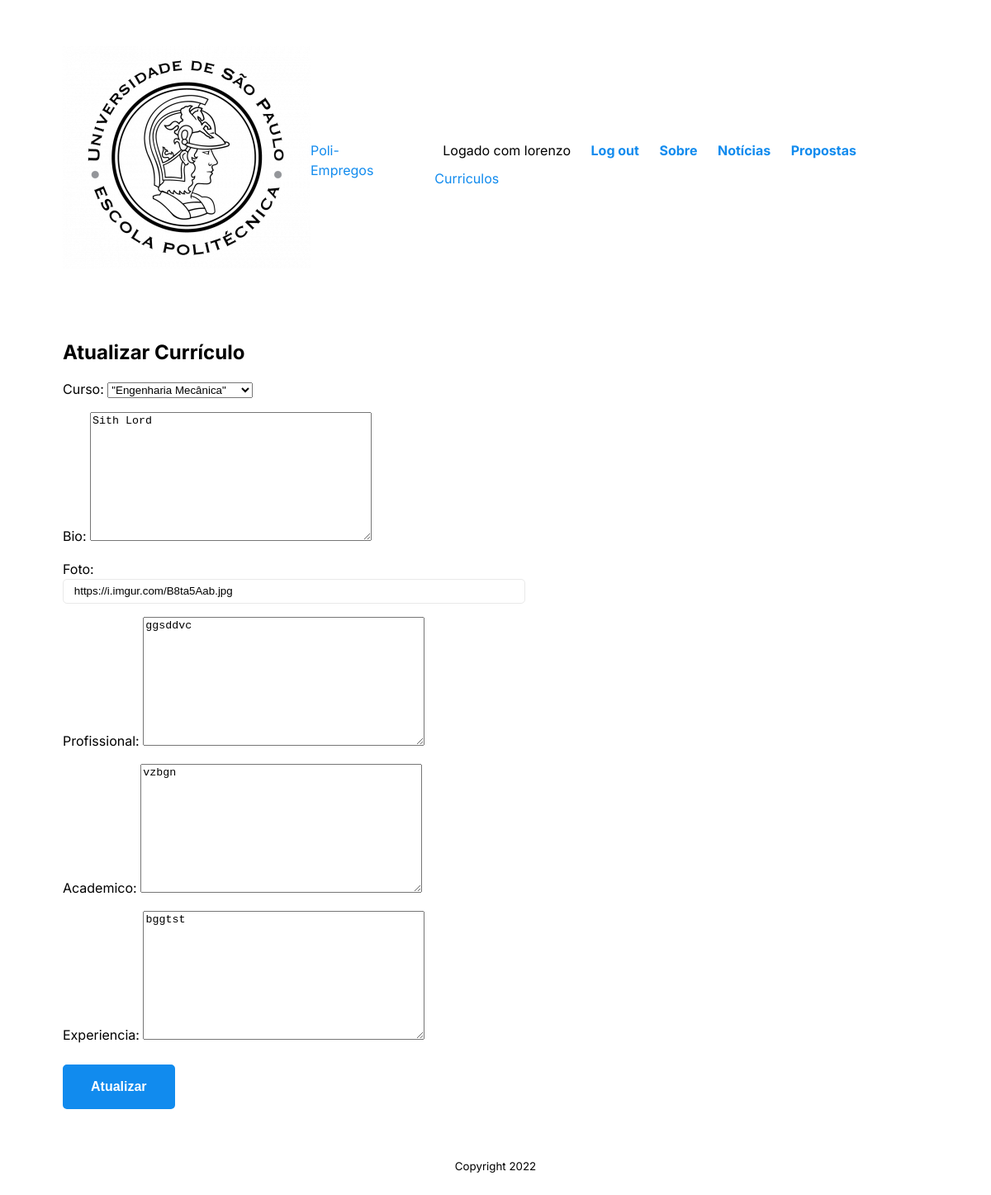
Before: /curriculo/update/22/ (signed in) with the older database file.
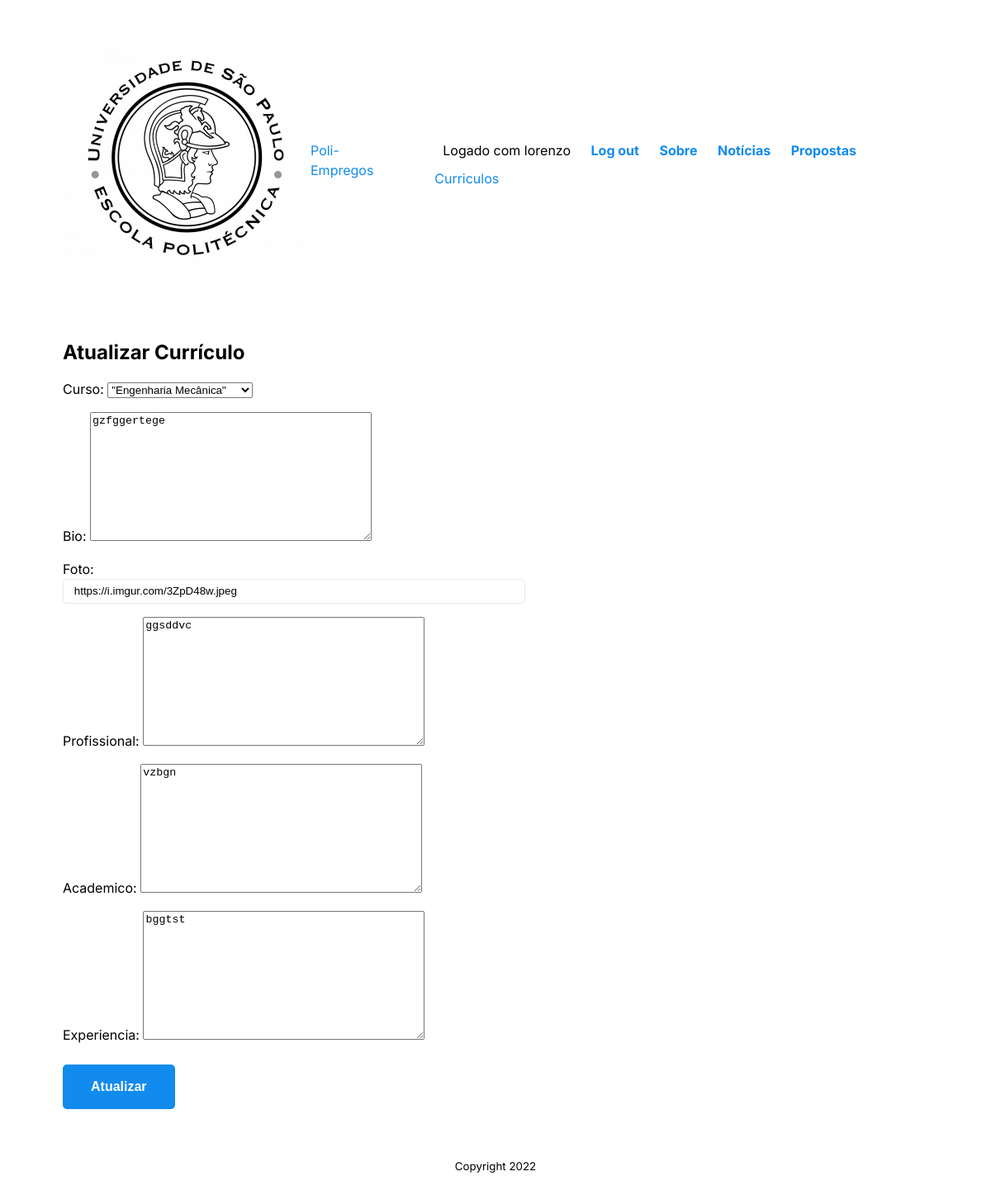
After: the same page with the newer database file.
### curriculo/models.py (models this page shows, shortened)
class Curriculo(models.Model):
    estudante = models.OneToOneField(Estudante,on_delete=models.CASCADE)
    curso = models.OneToOneField(Curso,on_delete=models.CASCADE,null=True)
    bio = models.TextField(null=True)
    foto = models.URLField(max_length=200, null=True)
    profissional = models.TextField(null=True)
    academico = models.TextField(null=True)
    experiencia = models.TextField(null=True)

### curriculo/views.py (the view)
# urls.py: path('update/<int:curriculo_id>/', views.update_curriculo, name='update'),
@permission_required('curriculo.change_curriculo')
def update_curriculo(request, curriculo_id):
    curriculo = get_object_or_404(Curriculo, pk=curriculo_id)
    if not (curriculo.estudante == request.user.estudante or request.user.is_superuser):
        raise PermissionDenied
    if request.method == "POST":
        form = CurriculoForm(request.POST)
        if form.is_valid():
            curriculo.curso = form.cleaned_data['curso']
            curriculo.bio = form.cleaned_data['bio']
            curriculo.foto = form.cleaned_data['foto']
            curriculo.profissional = form.cleaned_data['profissional']
            curriculo.academico = form.cleaned_data['academico']
            curriculo.experiencia = form.cleaned_data['experiencia']
            curriculo.save()
            return HttpResponseRedirect(
                reverse('curriculo:profile', args=(curriculo.id, )))
    else:
        form = CurriculoForm(
            initial={
                'curso': curriculo.curso,
                'bio': curriculo.bio,
                'foto': curriculo.foto,
                'profissional': curriculo.profissional,
                'academico': curriculo.academico,
                'experiencia': curriculo.experiencia
            })
    context = {'curriculo': curriculo, 'form': form}
    return render(request, 'curriculo/update.html', context)

### curriculo/forms.py
class CurriculoForm(forms.Form):
    curso = forms.ModelChoiceField(queryset = Curso.objects.all())
    bio = forms.CharField(widget=forms.Textarea())
    foto = forms.URLField(max_length=200)
    profissional = forms.CharField(widget=forms.Textarea())
    academico = forms.CharField(widget=forms.Textarea())
    experiencia = forms.CharField(widget=forms.Textarea())

### curriculo/models.py (called while the page is built)
    def __str__(self):
        return f'"{self.descricao}"'

### curriculo/templates/curriculo/update.html (shortened to what this page needs)
{% extends 'base.html' %}
{% block content %}
<h2>Atualizar Currículo</h2>
<form method="POST" action="">
    {{ form.as_p }}
    <button type="submit">Atualizar</button>
</form>
{% endblock content %}

Changed rows visible on the page:
changed Curriculo "\"Engenharia Mecânica\"": bio "Sith Lord" → "gzfggertege"; foto "https://i.imgur.com/B8ta5Aab.jpg" → "https://i.imgur.com/3ZpD48w.jpeg"
